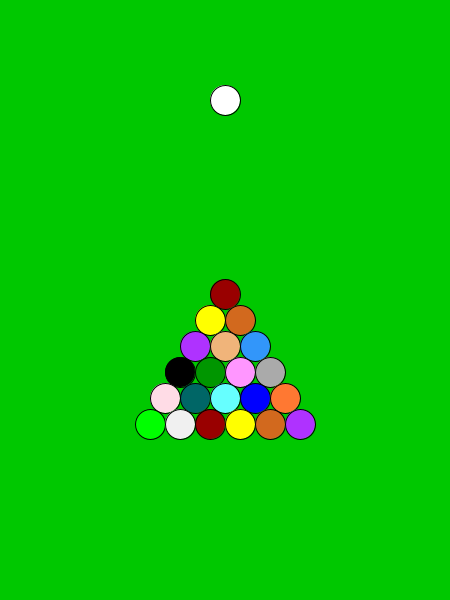
Frame 1 (no input)
Frame 60 (the mouse pressed at the canvas centre just before this capture): identical to frame 1, image omitted
Frame 120 (the mouse held since frame 60 and released just before this capture): identical to frame 1, image omitted

The Processing sketch that drew this single still picture (run headless with seeded random() and noise(); from frame 60 on, the mouse is pressed at the canvas centre):

// Processing sketch: Billiards
// ── Billiards.pde
int numRows = 6;  //CHANGE ME. 5 = STANDARD BILLIARDS RACK

String mode = "placing"; 
Ball[] balls;
color[] billiardColours;
float maxSpeed = 5;
float r;
int numBalls = 1 + numRows*(numRows+1)/2;
float friction = 0.995;
boolean cueballClicked = false;
int gap = 150;

void setup(){
  size(450,600);
  r = width/30;
  setColours();
  arrangeBalls(numRows);
}

void draw(){
  background(0, 200, 0);
  
  for( int i = 0; i < numBalls; i++ ) {
    balls[i].drawMe();
    
    if ( mode.equals("aiming") ) {
      line(balls[0].pos.x, balls[0].pos.y, mouseX, mouseY);
    }
 
    else if( mode.equals("animating") ){
      for( int j = i+1; j < numBalls; j++ ) {
        balls[i].checkCollision( balls[j] );
      }
    
      balls[i].updatePos();
    }
  }
}

// ── Arrangements.pde
void arrangeBalls(int numRows) {
  
  float sq3 = r*sqrt(3);
  
  float xStart = width/2;
  float y = height - gap - numRows*sq3;
  
  balls = new Ball[numBalls];
  balls[0] = new Ball( xStart, height/6, 0, 0, r, color(255));

  int i = 1;
  float diam = 2*r;

  for (int row = 1; row <= numRows; row++) {
    float x = xStart;
    
    for (int col = 1; col <= row; col++) {
      balls[i] = new Ball( x, y, 0, 0, r, billiardColours[i]);
      i++;
      x += diam;
    }
    
    xStart -= r;
    y += sq3;
  }
  
}

// ── Ball.pde
class Ball {
  PVector pos, vel;
  float r, diam;
  float left, right, top, bottom;
  color col;
  
  Ball(float x, float y, float vx, float vy, float r, color c) {
    this.pos = new PVector(x,y);
    this.vel = new PVector(vx,vy);
    this.r = r;
    this.diam = 2*this.r;
    this.left = this.pos.x - this.r;
    this.right = this.pos.x + this.r;
    this.top = this.pos.y - this.r;
    this.bottom = this.pos.y + this.r;
    this.col = c;
  }
  
  void updatePos(){
    if( this.left < 0 || this.right > width  )
      this.vel.x *= -1;
      
    if( this.top < 0 || this.bottom > height  )
      this.vel.y *= -1;
     
    this.pos.add(this.vel);
    this.vel.mult( friction );
    
    this.left = this.pos.x - this.r;
    this.right = this.pos.x + this.r;
    this.top = this.pos.y - this.r;
    this.bottom = this.pos.y + this.r;
    
  }
  
  void drawMe() {
    fill(this.col);
    circle(this.pos.x, this.pos.y, this.diam);
  }
  
  void checkCollision(Ball other) {
    PVector S = new PVector(other.pos.x-this.pos.x, other.pos.y-this.pos.y);
    float magSq = S.magSq();
    float twoR = this.r + other.r ;
    float twoRSq = pow(twoR, 2);
    
    if( magSq <= twoRSq) {
      S.normalize();
     
      //
      float k = this.vel.dot(S) - other.vel.dot(S);
      PVector kS = PVector.mult(S, k);
      other.vel.add( kS );
      this.vel.sub( kS );
      
      //Anti-clumping
      PVector Stimes2r = PVector.mult(S, twoR); 
      other.pos = PVector.add( this.pos, Stimes2r );
    }
  }
  
  void printMe() {
    println("<"+ this.pos.x + ", " + this.pos.y + ">");
  }
}

// ── Colours.pde
void setColours() {
  color white = color(240);
  color maroon = color(153,0,0);
  color yellow = color(255,255,0);
  color peach =  color(240,180,122);
  color black = color(0);
  color blue1 = color(50, 150, 250);
  
  color green = color(0, 150, 0);
  color pink = color(255, 150, 255);
  color hotpink = color(255, 220, 230);
  color grey = color(170);
  color teal = color(0, 102, 102);
  
  color cyan = color(102,255,255);
  color blue2 = color(0,0,255);
  color orange = color (255, 120, 50);
  color green2 = color(0,255,0);
  color purple = color(175, 50, 255);
  color brown = color(210,105,30);
  
  color[] allColours = {white, maroon, yellow, brown, purple, peach, blue1, black, green, pink, grey, hotpink, teal, cyan, blue2, orange, green2};
  int numColours = allColours.length;
  
  billiardColours = new color[numBalls];
  println(numBalls);
  
  for( int i = 0; i < numBalls; i++ ) {
    billiardColours[i] = allColours[i % numColours];
  }
}

// ── Mouse.pde
void mouseClicked() {
  if (mode.equals("animating")){
    arrangeBalls(numRows);
    mode = "placing";
  }
}

void mousePressed() {
  if (!mode.equals("animating"))
    if ( dist(mouseX, mouseY, balls[0].pos.x, balls[0].pos.y) < r )
      cueballClicked = true;
}


void mouseDragged() {
  if ( cueballClicked ) {

    if ( mode.equals("placing" )) {
      balls[0].pos.x = mouseX;
      balls[0].pos.y = mouseY;
    } 
    else if ( mode.equals("aiming" )) {
      balls[0].vel.x = (mouseX-balls[0].pos.x)/10;
      balls[0].vel.y = (mouseY-balls[0].pos.y)/10;
    }
  }
}


void mouseReleased() {
  if ( cueballClicked ) {
    
    if ( mode.equals("placing" )) {
      mode = "aiming";
      cueballClicked = false;
    } 
    
    else if ( mode.equals("aiming" )) { 
      mode = "animating";
    }
  }
}
